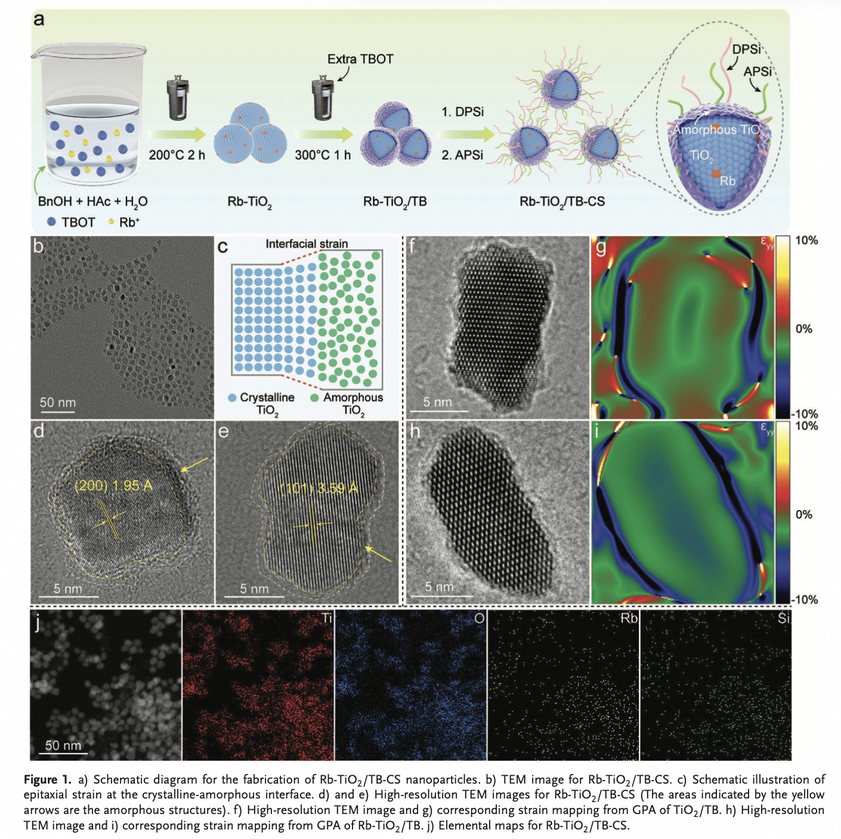
#> input picture test.png, 841 x 839 px, shrunk from 1410 x 1408 before the run; its folder holds only this picture in this run
$ python -i image_filter.py   (imports and definitions only)
#> lines starting #> are read from the running program, lines starting #| are printed output that depends on the picture
import numpy as np
from PIL import Image
import math
import base64
import os
import sys
from pathlib import Path

# 添加父目录到路径以便导入配置
sys.path.insert(0, str(Path(__file__).resolve().parents[1]))
from utils.config import MODEL_SOLVE_MEDIUM

import requests

# === 1. 规则过滤 (快速、免费) ===

def get_image_entropy(img_pil):
    """计算图片香农熵 (衡量信息丰富度)"""
    # 转换为灰度
    img_gray = img_pil.convert('L')
    histogram = img_gray.histogram()
    histogram_length = sum(histogram)
    samples_probability = [float(h) / histogram_length for h in histogram]
    return -sum([p * math.log(p, 2) for p in samples_probability if p != 0])

def is_junk_image(image_path, min_size=(100, 100), max_white_ratio=0.95, min_entropy=3.5):
    """
    判断是否为垃圾图片
    :param image_path: 图片路径
    :param min_size: 最小宽/高 (过滤图标)
    :param max_white_ratio: 最大空白比例 (过滤只有Caption或空白图)
    :param min_entropy: 最小信息熵 (过滤简单图形)
    :return: (True/False, reason)
    """
#> called with image_path = '../test.png', min_size = (100, 100), max_white_ratio = 0.95, min_entropy = 3.5
    try:
        with Image.open(image_path) as img:
#> img is the input picture: PIL image 841x839 RGBA; mean R, G, B, A 148.8, 154.2, 149, 255
            width, height = img.size
#> width = 841; height = 839

            # 1. 尺寸过滤 (过滤 Check for updates 等小图标)
            if width < min_size[0] or height < min_size[1]:
                return True, f"Too small: {width}x{height}"

            # 2. 长宽比过滤 (过滤极细长的分割线)
            aspect_ratio = width / height
#> aspect_ratio = 1
            if aspect_ratio > 10 or aspect_ratio < 0.1:
                return True, f"Extreme aspect ratio: {aspect_ratio:.2f}"

            # 3. 空白占比过滤
            img_gray = img.convert('L')
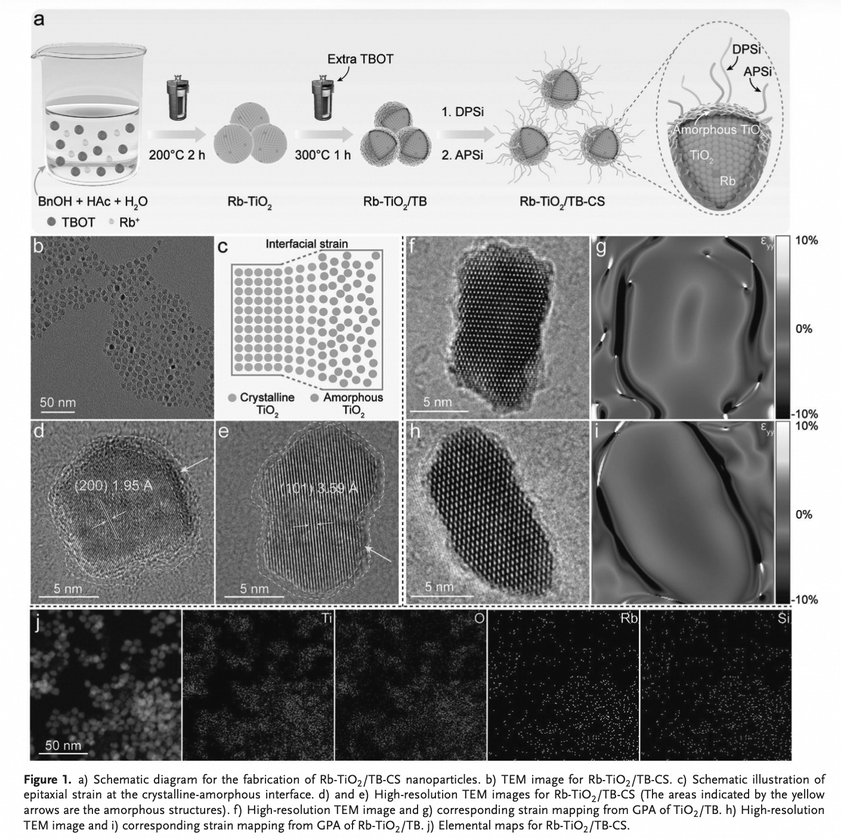
#> img_gray: PIL image 841x839 L; min 0, max 255, mean 152
            np_img = np.array(img_gray)
            # 认为大于240的像素点是"白色"背景
            white_pixels = np.sum(np_img > 240)
#> white_pixels = 189055
            total_pixels = np_img.size
#> total_pixels = 705599
            white_ratio = white_pixels / total_pixels
#> white_ratio = 0.268

            if white_ratio > max_white_ratio:
                return True, f"Too much whitespace: {white_ratio:.2%}"

            # 4. 信息熵过滤 (可选，针对只有少量文字的空白图)
            # 复杂的科学图表通常 entropy > 4.5
            entropy = get_image_entropy(img)
#> in get_image_entropy, `histogram = img_gray.histogram()`: histogram = 256 values, max 52081 at index 255, min 68 at index 1, mean 2756.2
#> in get_image_entropy, `histogram_length = sum(histogram)`: histogram_length = 705599
#> in get_image_entropy, `samples_probability = [float(h) / histogram_length for h in histogram]`: samples_probability = 256 values, max 0.0738 at index 255, min 9.64e-05 at index 1, mean 0.00391
#> entropy = 7.07
            if entropy < min_entropy:
                return True, f"Low entropy (simple image): {entropy:.2f}"

            return False, "Pass"
    except Exception as e:
        print(f"Error checking image {image_path}: {e}")
        return True, "Error reading file"

# === 2. 大模型过滤 (精准、成本高) ===

# [56 lines left out: function llm_check_image_validity, not called in this run]

>>> result = is_junk_image('../test.png')
